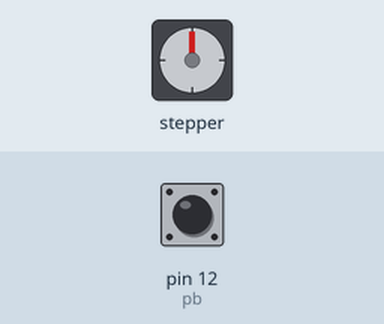
This sketch was run on a simulated Arduino Uno, built with avr-gcc and run on an emulated ATmega328P. Parts: stepper motor. The test bench sets the inputs (shaded band); at power-on: pin 12 (pb) HIGH. Stepper angles assume 2048 steps per turn.

Above: at 1.2 s.
1.3 s: pin 12 (pb) pulled LOW for 0.15 s
At 1.75 s:
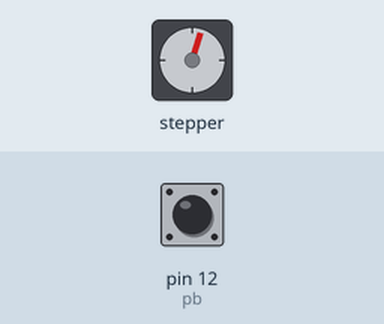
At 2.35 s:
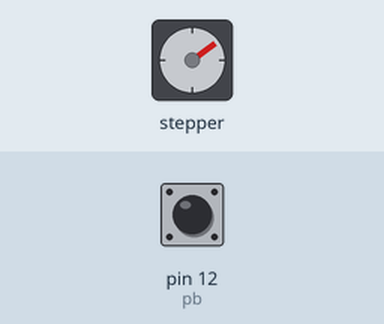
7.3 s: pin 12 (pb) pulled LOW for 1 s
At 7.48 s:
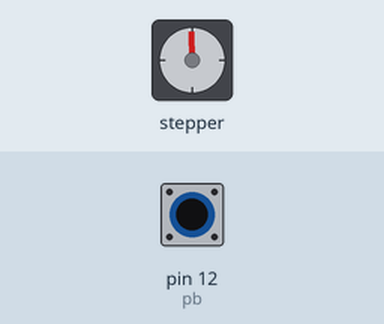
Timing chart, 0 to 14.9 s (numbered marks = the images above; inputs shaded):
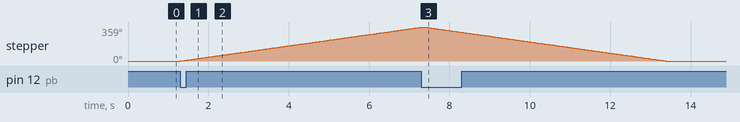

The sketch:

stepper_motor.ino
```cpp
#include <Stepper.h>
int stepsperrev = 2048;
int motspeed = 10, dt = 500;
int pb =12,pbval;
int pbold = 1;
Stepper mystepper(stepsperrev, 8,10,9,11);
void setup() {
Serial.begin(9600);
mystepper.setSpeed(motspeed);
pinMode(pb, INPUT);
digitalWrite(pb,HIGH);

}

void loop() {

pbval = digitalRead(pb);
  if(pbval == 0 && pbold == 1){
  pbold = pbval;
  mystepper.step(stepsperrev);
  pbval = 1;
  }
  if(pbval == 0 && pbold == 0){
    mystepper.step(-stepsperrev);
    pbold = 1;
}
}
```

Measured:
- after the input at 1.3 s, stepper: keeps turning clockwise at about 60°/s, starting at once
